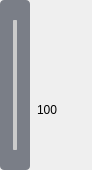
<?xml version="1.0" encoding="UTF-8"?>
<ui version="4.0">
 <class>VSliderWidget</class>
 <widget class="QWidget" name="VSliderWidget">
  <property name="geometry">
   <rect>
    <x>0</x>
    <y>0</y>
    <width>92</width>
    <height>170</height>
   </rect>
  </property>
  <property name="minimumSize">
   <size>
    <width>60</width>
    <height>170</height>
   </size>
  </property>
  <property name="maximumSize">
   <size>
    <width>92</width>
    <height>170</height>
   </size>
  </property>
  <property name="windowTitle">
   <string>Form</string>
  </property>
  <property name="styleSheet">
   <string notr="true">#label_icon
{
	background: rgba(122,126,135,100%);
	border-radius: 4px;
}

#pushButton
{
	background: transparent;
}

#widget_button
{
	background-color: rgba(46,54,68,1);
}

QSlider
{
    border-color: rgba(52,7,91,100%);
}

QSlider::groove:vertical 
{  
	background: #cbcbcb;  
	width: 6px;  
	border-radius: 1px;  
	padding-left:-1px;  
	padding-right:-1px;  
	padding-top:2px;  
	padding-bottom:2px;  
} 

QSlider::sub-page:vertical 
{  
	background: #cbcbcb;  
	border-radius: 2px;  
} 

QSlider::add-page:vertical 
{  
	background: qlineargradient(x1:0, y1:0, x2:0, y2:1,stop:0 #0EF2D1, stop:1 #0EF2D1);  
	background: qlineargradient(x1: 0, y1: 0.2, x2: 1, y2: 1,stop: 0 #0EF2D1, stop: 1 #0EF2D1);  
	width: 10px;  
	border-radius: 2px;  
}

QSlider::handle:vertical   
{     
    border: 0px ;  
	border-image: url(:/musicPlayer/image/musicPlayer/yuan.png);
    margin: -2px -4px -2px -4px; 
    height: 14px;
} 
#label_num
{
	font-family: 微软雅黑;
	font-size: 12px;
	color: #000000;
}</string>
  </property>
  <widget class="QLabel" name="label_icon">
   <property name="geometry">
    <rect>
     <x>0</x>
     <y>0</y>
     <width>30</width>
     <height>170</height>
    </rect>
   </property>
   <property name="minimumSize">
    <size>
     <width>30</width>
     <height>170</height>
    </size>
   </property>
   <property name="maximumSize">
    <size>
     <width>30</width>
     <height>170</height>
    </size>
   </property>
   <property name="text">
    <string/>
   </property>
  </widget>
  <widget class="CustomSlider" name="Slider">
   <property name="geometry">
    <rect>
     <x>8</x>
     <y>20</y>
     <width>14</width>
     <height>130</height>
    </rect>
   </property>
   <property name="minimumSize">
    <size>
     <width>14</width>
     <height>130</height>
    </size>
   </property>
   <property name="maximumSize">
    <size>
     <width>14</width>
     <height>130</height>
    </size>
   </property>
   <property name="orientation">
    <enum>Qt::Vertical</enum>
   </property>
  </widget>
  <widget class="QWidget" name="widget_tooltip" native="true">
   <property name="geometry">
    <rect>
     <x>30</x>
     <y>100</y>
     <width>30</width>
     <height>20</height>
    </rect>
   </property>
   <property name="minimumSize">
    <size>
     <width>30</width>
     <height>20</height>
    </size>
   </property>
   <property name="maximumSize">
    <size>
     <width>30</width>
     <height>20</height>
    </size>
   </property>
   <layout class="QGridLayout" name="gridLayout">
    <property name="leftMargin">
     <number>0</number>
    </property>
    <property name="topMargin">
     <number>0</number>
    </property>
    <property name="rightMargin">
     <number>0</number>
    </property>
    <property name="bottomMargin">
     <number>0</number>
    </property>
    <property name="spacing">
     <number>0</number>
    </property>
    <item row="0" column="0">
     <widget class="QLabel" name="label">
      <property name="minimumSize">
       <size>
        <width>30</width>
        <height>20</height>
       </size>
      </property>
      <property name="maximumSize">
       <size>
        <width>30</width>
        <height>20</height>
       </size>
      </property>
      <property name="styleSheet">
       <string notr="true">border-image: url(:/musicPlayer/image/musicPlayer/yinliang_bg.png);</string>
      </property>
      <property name="text">
       <string/>
      </property>
     </widget>
    </item>
   </layout>
   <widget class="QLabel" name="label_num">
    <property name="geometry">
     <rect>
      <x>7</x>
      <y>4</y>
      <width>20</width>
      <height>12</height>
     </rect>
    </property>
    <property name="minimumSize">
     <size>
      <width>20</width>
      <height>12</height>
     </size>
    </property>
    <property name="maximumSize">
     <size>
      <width>20</width>
      <height>12</height>
     </size>
    </property>
    <property name="text">
     <string>100</string>
    </property>
    <property name="alignment">
     <set>Qt::AlignCenter</set>
    </property>
   </widget>
   <zorder>label</zorder>
   <zorder>label_num</zorder>
  </widget>
 </widget>
 <customwidgets>
  <customwidget>
   <class>CustomSlider</class>
   <extends>QSlider</extends>
   <header location="global">customslider.h</header>
  </customwidget>
 </customwidgets>
 <resources>
  <include location="../MediaPlayer.qrc"/>
 </resources>
 <connections/>
</ui>
